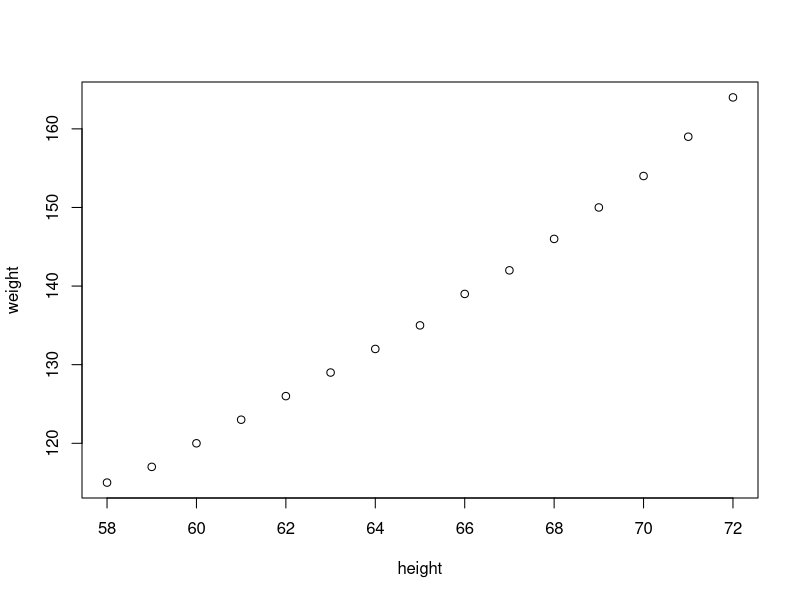
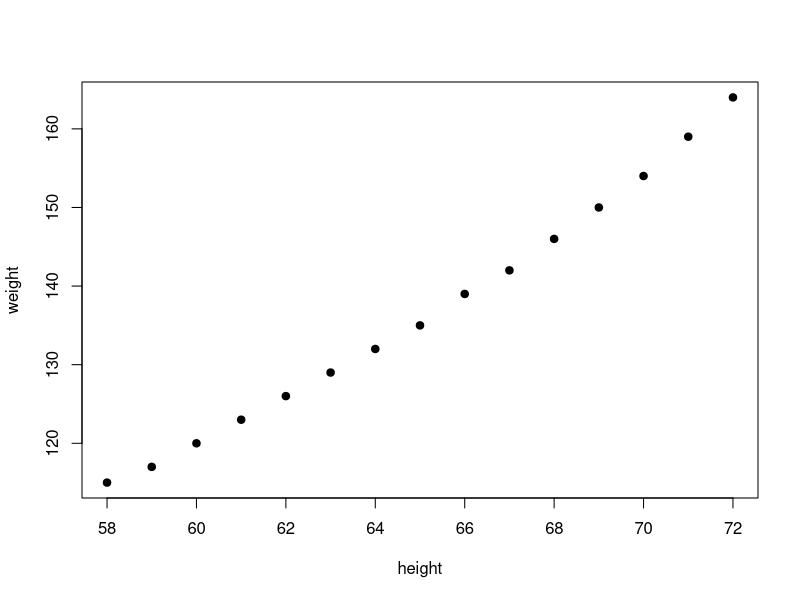
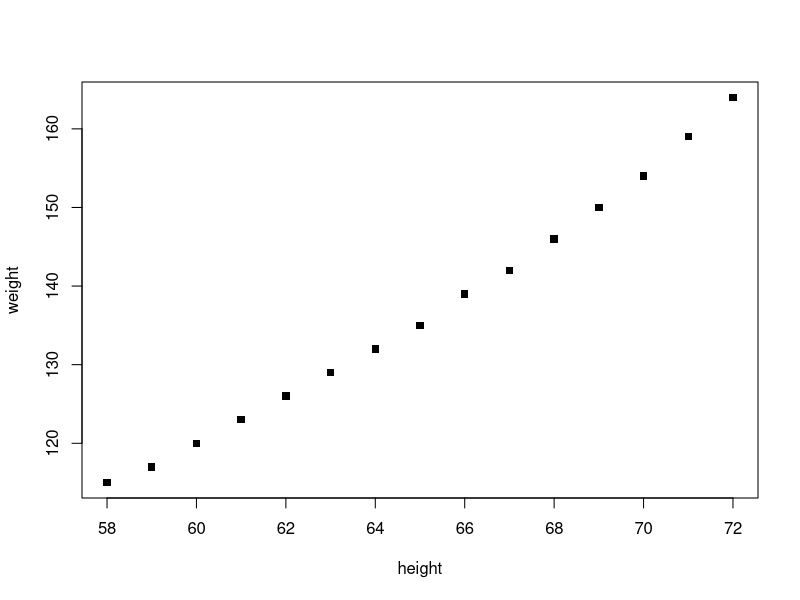
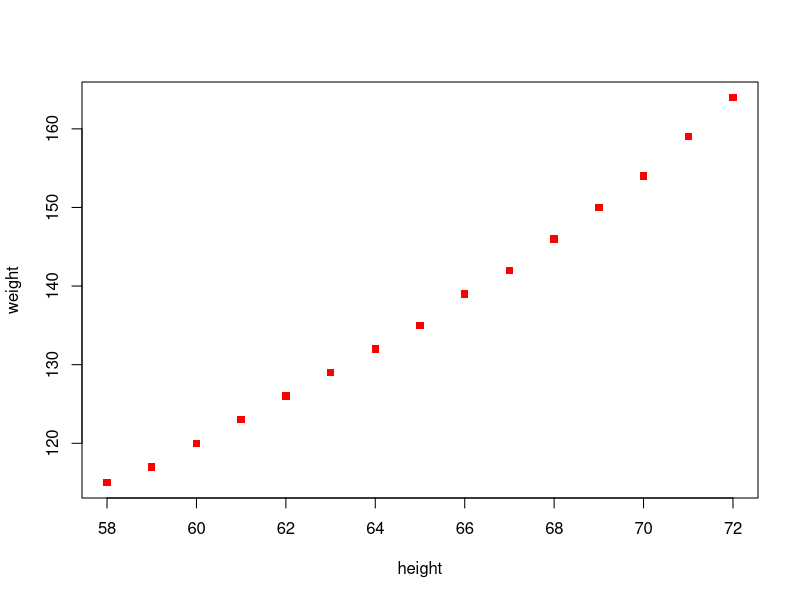
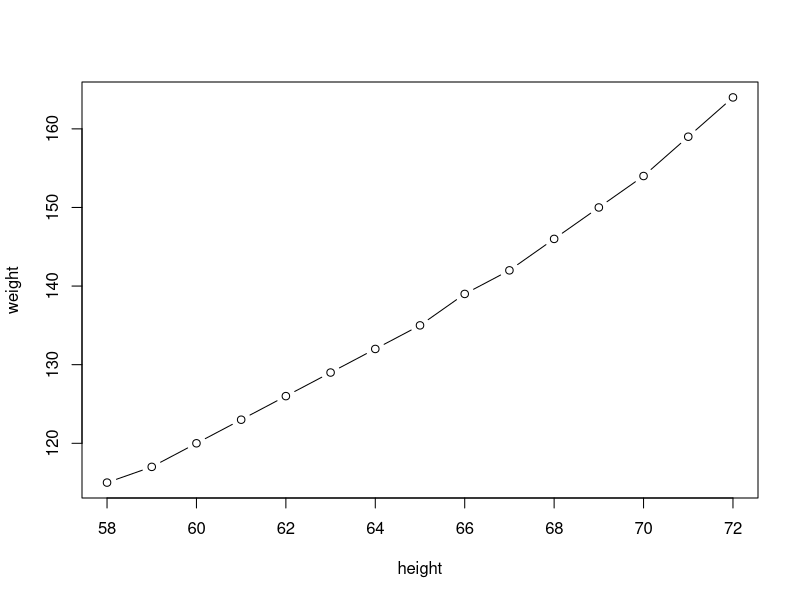
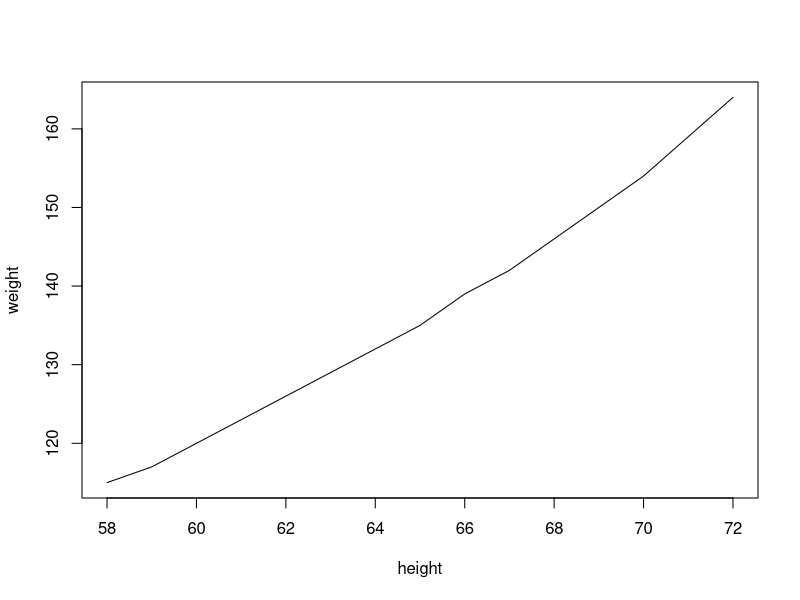
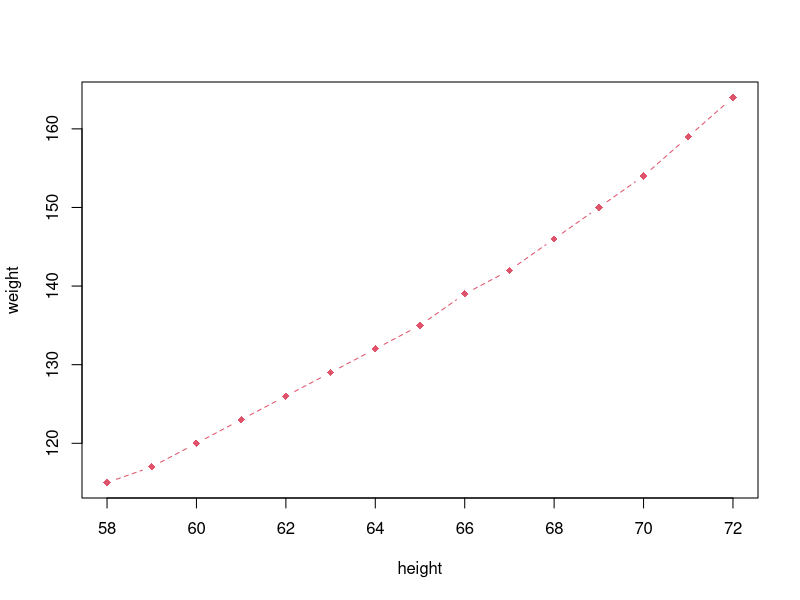
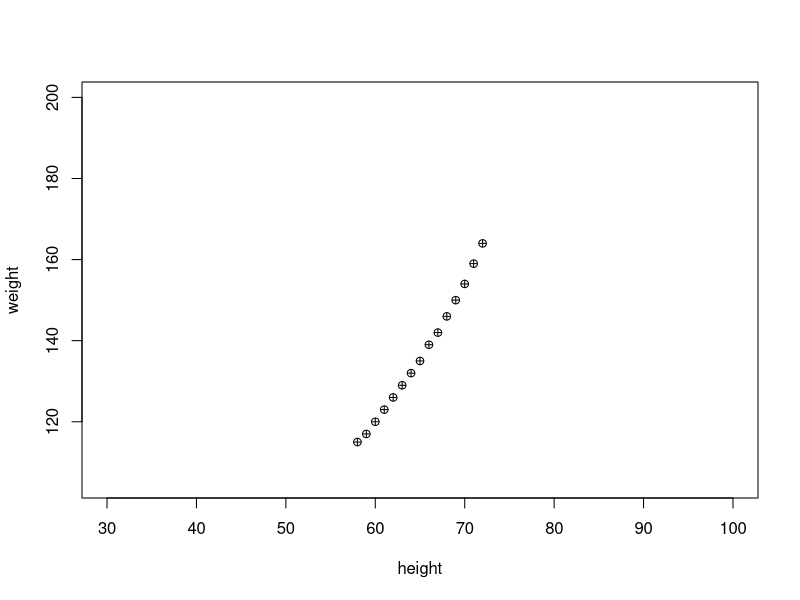

Source code (R) for these figures, in order: (Note: this script raises an error after producing the figures.)
# Combined Plots

#plot, histogram, pie, boxplot, linechart, correlation plot


#plot
women
plot(women)
plot(women, type='p', pch=19)
plot(women, type='p', pch=15)
plot(women, type='p', pch=15, col='red')
plot(women, type='b') #both the lines and point

plot(women, type='l')
plot(women, type='b', pch=18, lty=2, col=2)
plot(women, xlim=c(30,100), ylim=c(min(women$weight)-10, 200), pch=10)

#more features with plot
plot(x=women$weight, y=women$height, pch=15, xlab='Weight', ylab='Height', col='red', cex=2, type='b')
title(main='Main Title', sub='Sub Title')
#see cheat sheet on base graphs

plot(women) #line of best fit-regression
abline(lm(women$weight ~ women$height), col='red', lty=2, lwd=4)


#boxplot
boxplot(women$height)
abline(h=c(58, 62,65,68,72))

#draw lines on plot for number summary
summary(women)
quantile(women$height)
quantile(women$height, seq(0,1,.1)) #every 10%
stem(women$height)

boxplot(women$height, col='green')
abline(h=quantile(women$height))
text(1+.2, quantile(women$height), labels=c('min','1Q','median','3Q','max'))

#histogram
hist(women$height)
hist(women$height, breaks=10)
hist(women$height, breaks=5, col=1:5)

#histogram2
(x = rnorm(100,50,10))
hist(x)

hist(x, freq=F, col=1:5) # becomes a density plot
lines(density(x))

#density plot : shape of data
plot(density(x), col='red')

#pie
gender
table(gender)

pie(table(gender))
x = c(10,20,40,50)
pie(x)
xlabels = c('A','B','C','D')
x/sum(x)
(labels2 =  paste(xlabels, round(x/sum(x),2) * 100, sep='-'))
pie(x, labels=labels2) #put names to the labels
x

#barplot #pie should be avoided as you would not be able to differentiate the height and width
barplot(x,col=1:4)
barplot(x,col=1:4, horiz = T) #vertical bar graph

#correlation plot
pairs(women)
cor(women$height,women$weight) #value of cor between 0 to 1; covariance tells you the direction 
cov(women)
cov(women$height,women$weight) 

head(mtcars)
?mtcars

cor(mtcars)
names(mtcars)
pairs(mtcars)
pairs(mtcars[1:4])
options(digits=4)

       
       